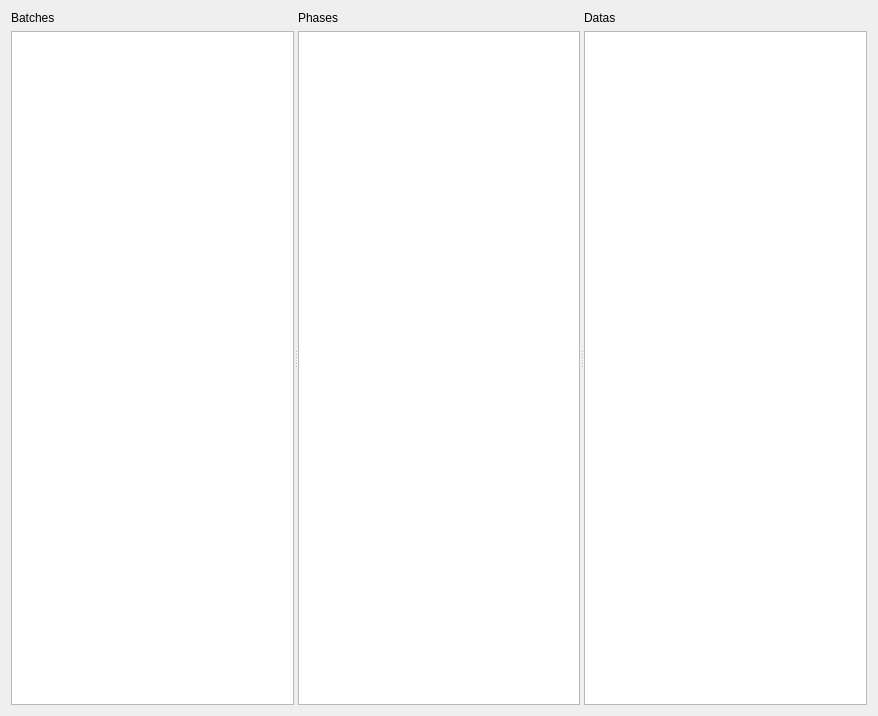
<?xml version="1.0" encoding="UTF-8"?>
<ui version="4.0">
 <class>ProjectView</class>
 <widget class="QWidget" name="ProjectView">
  <property name="geometry">
   <rect>
    <x>0</x>
    <y>0</y>
    <width>878</width>
    <height>716</height>
   </rect>
  </property>
  <property name="windowTitle">
   <string>Form</string>
  </property>
  <layout class="QGridLayout" name="gridLayout">
   <item row="0" column="0">
    <widget class="QSplitter" name="splitter">
     <property name="orientation">
      <enum>Qt::Horizontal</enum>
     </property>
     <widget class="QWidget" name="widget" native="true">
      <layout class="QVBoxLayout" name="verticalLayout">
       <item>
        <widget class="QLabel" name="label">
         <property name="text">
          <string>Batches</string>
         </property>
        </widget>
       </item>
       <item>
        <widget class="QListWidget" name="batches_view">
         <property name="sizePolicy">
          <sizepolicy hsizetype="Preferred" vsizetype="Expanding">
           <horstretch>0</horstretch>
           <verstretch>0</verstretch>
          </sizepolicy>
         </property>
         <property name="baseSize">
          <size>
           <width>0</width>
           <height>0</height>
          </size>
         </property>
        </widget>
       </item>
      </layout>
     </widget>
     <widget class="QWidget" name="widget_2" native="true">
      <layout class="QVBoxLayout" name="verticalLayout_2">
       <item>
        <widget class="QLabel" name="label_2">
         <property name="text">
          <string>Phases</string>
         </property>
        </widget>
       </item>
       <item>
        <widget class="QListWidget" name="phases_view"/>
       </item>
      </layout>
     </widget>
     <widget class="QWidget" name="widget_3" native="true">
      <layout class="QVBoxLayout" name="verticalLayout_3">
       <item>
        <widget class="QLabel" name="label_3">
         <property name="text">
          <string>Datas</string>
         </property>
        </widget>
       </item>
       <item>
        <widget class="QListWidget" name="datas_view"/>
       </item>
      </layout>
     </widget>
    </widget>
   </item>
  </layout>
 </widget>
 <resources/>
 <connections/>
</ui>
